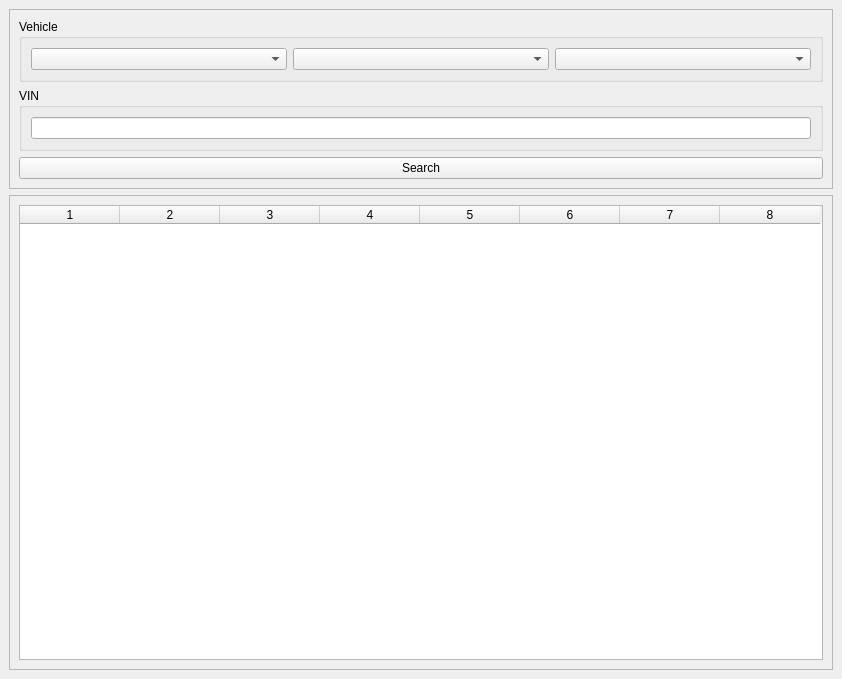
<?xml version="1.0" encoding="UTF-8"?>
<ui version="4.0">
 <class>MainWindow</class>
 <widget class="QMainWindow" name="MainWindow">
  <property name="geometry">
   <rect>
    <x>0</x>
    <y>0</y>
    <width>842</width>
    <height>679</height>
   </rect>
  </property>
  <property name="windowTitle">
   <string>MainWindow</string>
  </property>
  <widget class="QWidget" name="centralwidget">
   <layout class="QVBoxLayout" name="verticalLayout_2">
    <item>
     <layout class="QVBoxLayout" name="verticalLayout">
      <item alignment="Qt::AlignTop">
       <widget class="QFrame" name="frame_2">
        <property name="frameShape">
         <enum>QFrame::StyledPanel</enum>
        </property>
        <property name="frameShadow">
         <enum>QFrame::Raised</enum>
        </property>
        <layout class="QVBoxLayout" name="verticalLayout_4">
         <item>
          <widget class="QGroupBox" name="groupBox">
           <property name="title">
            <string>Vehicle</string>
           </property>
           <layout class="QHBoxLayout" name="horizontalLayout">
            <item>
             <widget class="QComboBox" name="vehicle_year">
              <property name="placeholderText">
               <string>Year</string>
              </property>
             </widget>
            </item>
            <item>
             <widget class="QComboBox" name="vehicle_make">
              <property name="placeholderText">
               <string>Make</string>
              </property>
             </widget>
            </item>
            <item>
             <widget class="QComboBox" name="vehicle_model">
              <property name="placeholderText">
               <string>Model</string>
              </property>
             </widget>
            </item>
           </layout>
          </widget>
         </item>
         <item>
          <widget class="QGroupBox" name="groupBox_2">
           <property name="title">
            <string>VIN</string>
           </property>
           <layout class="QVBoxLayout" name="verticalLayout_3">
            <item>
             <widget class="QLineEdit" name="vehicle_vin"/>
            </item>
           </layout>
          </widget>
         </item>
         <item>
          <widget class="QPushButton" name="pushButton">
           <property name="text">
            <string>Search</string>
           </property>
          </widget>
         </item>
        </layout>
       </widget>
      </item>
      <item>
       <widget class="QFrame" name="frame">
        <property name="sizePolicy">
         <sizepolicy hsizetype="Preferred" vsizetype="Expanding">
          <horstretch>0</horstretch>
          <verstretch>0</verstretch>
         </sizepolicy>
        </property>
        <property name="frameShape">
         <enum>QFrame::StyledPanel</enum>
        </property>
        <property name="frameShadow">
         <enum>QFrame::Raised</enum>
        </property>
        <layout class="QVBoxLayout" name="verticalLayout_5">
         <item>
          <widget class="QTableWidget" name="oil_output_table">
           <property name="sortingEnabled">
            <bool>true</bool>
           </property>
           <property name="columnCount">
            <number>8</number>
           </property>
           <attribute name="horizontalHeaderCascadingSectionResizes">
            <bool>false</bool>
           </attribute>
           <column/>
           <column/>
           <column/>
           <column/>
           <column/>
           <column/>
           <column/>
           <column/>
          </widget>
         </item>
        </layout>
       </widget>
      </item>
     </layout>
    </item>
   </layout>
  </widget>
 </widget>
 <resources/>
 <connections/>
</ui>
